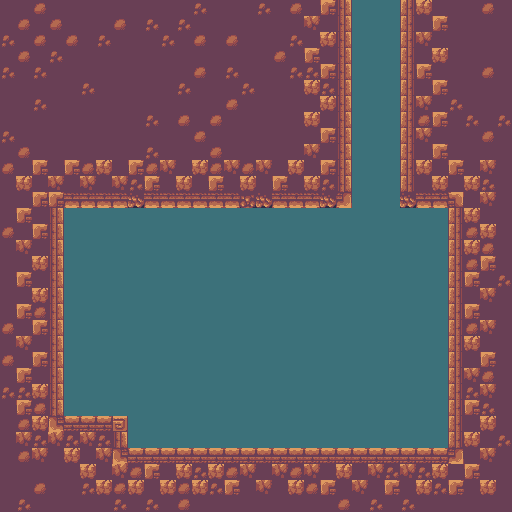

A 2D game scene composited from a Tiled map and its tileset images. What follows is a short description and the map's XML, with each tile layer's data collapsed to a summary:
An orthogonal 32x32 tile map with 16x16 px tiles, 2 tile layers (Background, Collisions), 2 tilesets and 7 objects (6x Item, SecretArea).

<map version="1.10" tiledversion="1.11.2" orientation="orthogonal" renderorder="right-down" compressionlevel="0" width="32" height="32" tilewidth="16" tileheight="16" infinite="0" backgroundcolor="#37494e" nextlayerid="5" nextobjectid="8">
 <tileset firstgid="1" name="SunnyLand_by_Ansimuz" tilewidth="16" tileheight="16" tilecount="483" columns="23" objectalignment="topleft">
  <image source="atlas/SunnyLand_by_Ansimuz-extended.png" width="368" height="336" />
 </tileset>
 <tileset firstgid="484" name="Collisions" tilewidth="16" tileheight="16" tilecount="2" columns="2" objectalignment="topleft">
  <image source="Collisions.intgrid.png" width="32" height="16" />
 </tileset>
 <layer id="1" name="Background" width="32" height="32">
  <data>[1024 cells, 394 non-empty, 1 distinct tile ids]</data>
 </layer>
 <layer id="3" name="Collisions" width="32" height="32">
  <data>[1024 cells, 1024 non-empty, 13 distinct tile ids]</data>
 </layer>
 <objectgroup id="4" name="Entities">
  <object id="1" name="Item" type="Item" x="220" y="424" width="24" height="24">
   <properties>
    <property name="__anchorX" type="int" value="232" />
    <property name="__anchorY" type="int" value="448" />
    <property name="__cx" type="int" value="14" />
    <property name="__cy" type="int" value="27" />
    <property name="count" type="int" value="200" />
    <property name="price" type="int" value="0" />
    <property name="type" value="Gold" />
   </properties>
  </object>
  <object id="2" name="Item" type="Item" x="188" y="424" width="24" height="24">
   <properties>
    <property name="__anchorX" type="int" value="200" />
    <property name="__anchorY" type="int" value="448" />
    <property name="__cx" type="int" value="12" />
    <property name="__cy" type="int" value="27" />
    <property name="count" type="int" value="50" />
    <property name="price" type="int" value="0" />
    <property name="type" value="Gold" />
   </properties>
  </object>
  <object id="3" name="Item" type="Item" x="300" y="424" width="24" height="24">
   <properties>
    <property name="__anchorX" type="int" value="312" />
    <property name="__anchorY" type="int" value="448" />
    <property name="__cx" type="int" value="19" />
    <property name="__cy" type="int" value="27" />
    <property name="count" type="int" value="1" />
    <property name="price" type="int" value="0" />
    <property name="type" value="Green_gem" />
   </properties>
  </object>
  <object id="4" name="Item" type="Item" x="108" y="392" width="24" height="24">
   <properties>
    <property name="__anchorX" type="int" value="120" />
    <property name="__anchorY" type="int" value="416" />
    <property name="__cx" type="int" value="7" />
    <property name="__cy" type="int" value="25" />
    <property name="count" type="int" value="1" />
    <property name="price" type="int" value="0" />
    <property name="type" value="Gem" />
   </properties>
  </object>
  <object id="5" name="SecretArea" type="SecretArea" x="48" y="176" width="16" height="16">
   <properties>
    <property name="__anchorX" type="int" value="48" />
    <property name="__anchorY" type="int" value="176" />
    <property name="__cx" type="int" value="3" />
    <property name="__cy" type="int" value="11" />
    <property name="playSecretJingle" type="bool" value="true" />
   </properties>
  </object>
  <object id="6" name="Item" type="Item" x="156" y="424" width="24" height="24">
   <properties>
    <property name="__anchorX" type="int" value="168" />
    <property name="__anchorY" type="int" value="448" />
    <property name="__cx" type="int" value="10" />
    <property name="__cy" type="int" value="27" />
    <property name="count" type="int" value="50" />
    <property name="price" type="int" value="0" />
    <property name="type" value="Gold" />
   </properties>
  </object>
  <object id="7" name="Item" type="Item" x="380" y="424" width="24" height="24">
   <properties>
    <property name="__anchorX" type="int" value="392" />
    <property name="__anchorY" type="int" value="448" />
    <property name="__cx" type="int" value="24" />
    <property name="__cy" type="int" value="27" />
    <property name="count" type="int" value="50" />
    <property name="price" type="int" value="0" />
    <property name="type" value="Gold" />
   </properties>
  </object>
 </objectgroup>
</map>
